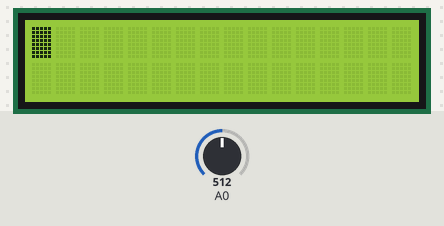
The sketch below on a simulated Arduino Uno, built with avr-gcc and run on an emulated ATmega328P. Parts: 16×2 character LCD. The test bench sets the inputs (shaded band); at power-on: A0 = 512.

Above: at 1.2 s.
1.3 s: A0 set to 342
2.9 s: A0 set to 312
5.6 s: A0 set to 284
8.1 s: A0 set to 264
9.7 s: A0 set to 160
11.2 s: A0 set to 140
At 11.52 s:
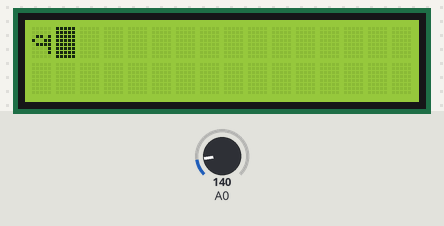
At 12.14 s:
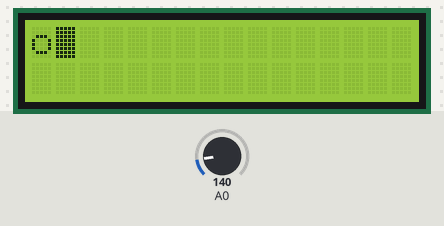
Timing chart, 0 to 14.2 s (numbered marks = the images above; inputs shaded):
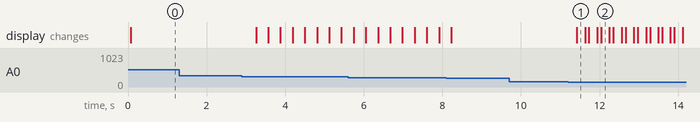

Measured:
- the behaviour switches between 150 and 149 on A0 (found by bisection; images 0 and 1)
- after the input at 1.3 s, every drawn part: stays the same
- after the input at 9.7 s, every drawn part: stays the same
- after the input at 11.2 s, the display: changes after 0.22 s (image 1)

The sketch:

advertisement.ino
```cpp
#include<LiquidCrystal.h>

LiquidCrystal lcd(8,9,4,5,6,7);

int ocitajTaster() {
  int t = analogRead(0);
  if (t>700 && t<750) return 1;     //SELECT
  if (t>450 && t<500) return 2;     //LEFT
  if (t>275 && t<325) return 3;     //DOWN
  if (t>120 && t<150) return 4;     //UP
  if (t<30) return 5;               //RIGHT
  else return 0;                    //NONE
}

void setup() {
  // put your setup code here, to run once:
  lcd.begin(16,2);
  lcd.cursor();
  lcd.blink();
  lcd.setCursor(0,0);
}
char c='a';
char start=' ';
int sirina=0;

void loop() {
  // put your main code here, to run repeatedly:
  int taster=ocitajTaster();
  lcd.setCursor(sirina,0);
  delay(10);
  lcd.print(c);
  lcd.setCursor(sirina,0);
  delay(100);

  if (taster==3) {
    c++;
    if (c>'z') c='a';
    //lcd.print(c);
    delay(200);
  }
  if (taster==4) {
    c--;
    if (c<'a') c='z';
    lcd.print(c);
    delay(200);
  }
  if (taster==5) {
    sirina++;
    if (sirina>15) sirina=15;
    lcd.setCursor(sirina,0);
    delay(200);
  }

  if (taster==2) {
    sirina--;
    if (sirina<0) sirina=0;
    lcd.setCursor(sirina,0);
    delay(200);
  }

  if (taster==1) {
    lcd.noCursor();
    lcd.noBlink();
    lcd.scrollDisplayRight();
    delay(10);
  }
}
```
